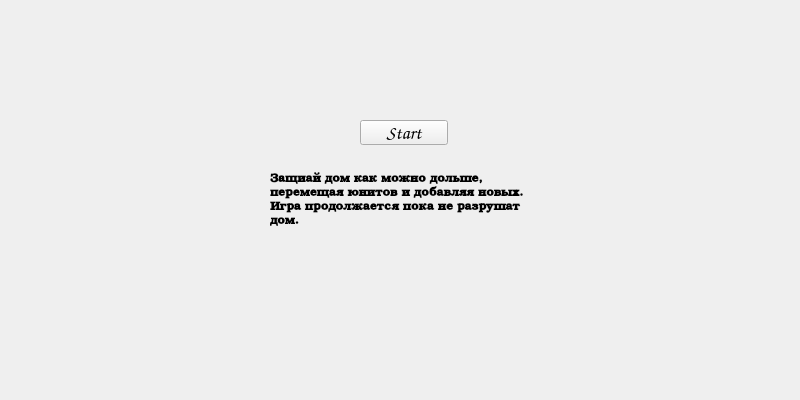
<?xml version="1.0" encoding="UTF-8"?>
<ui version="4.0">
 <class>StartMenu</class>
 <widget class="QWidget" name="StartMenu">
  <property name="enabled">
   <bool>true</bool>
  </property>
  <property name="geometry">
   <rect>
    <x>0</x>
    <y>0</y>
    <width>800</width>
    <height>400</height>
   </rect>
  </property>
  <property name="windowTitle">
   <string>Start</string>
  </property>
  <property name="windowIcon">
   <iconset resource="images.qrc">
    <normaloff>:/title.png</normaloff>:/title.png</iconset>
  </property>
  <widget class="QPushButton" name="start">
   <property name="geometry">
    <rect>
     <x>360</x>
     <y>120</y>
     <width>88</width>
     <height>25</height>
    </rect>
   </property>
   <property name="font">
    <font>
     <family>Z003</family>
     <pointsize>14</pointsize>
     <italic>true</italic>
     <bold>true</bold>
    </font>
   </property>
   <property name="text">
    <string>Start</string>
   </property>
   <property name="iconSize">
    <size>
     <width>88</width>
     <height>25</height>
    </size>
   </property>
  </widget>
  <widget class="QLabel" name="label">
   <property name="geometry">
    <rect>
     <x>270</x>
     <y>150</y>
     <width>281</width>
     <height>101</height>
    </rect>
   </property>
   <property name="font">
    <font>
     <family>URW Bookman</family>
     <italic>false</italic>
     <bold>true</bold>
     <strikeout>false</strikeout>
     <stylestrategy>PreferDefault</stylestrategy>
     <kerning>true</kerning>
     <hintingpreference>PreferFullHinting</hintingpreference>
    </font>
   </property>
   <property name="cursor">
    <cursorShape>ArrowCursor</cursorShape>
   </property>
   <property name="text">
    <string>Защиай дом как можно дольше, перемещая юнитов и добавляя новых. Игра продолжается пока не разрушат дом.</string>
   </property>
   <property name="wordWrap">
    <bool>true</bool>
   </property>
  </widget>
 </widget>
 <resources>
  <include location="images.qrc"/>
 </resources>
 <connections/>
</ui>
